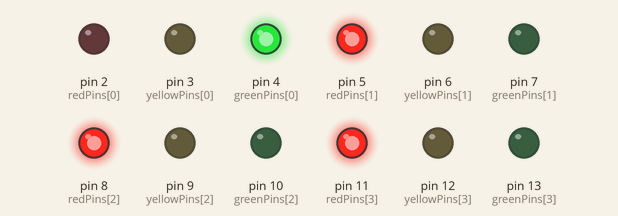
This sketch was run on a simulated Arduino Nano, built with avr-gcc and run on an emulated ATmega328P. On the bench: output pins drawn as LEDs (lit = HIGH).

Above: at 3.3 s.
At 10.8 s:
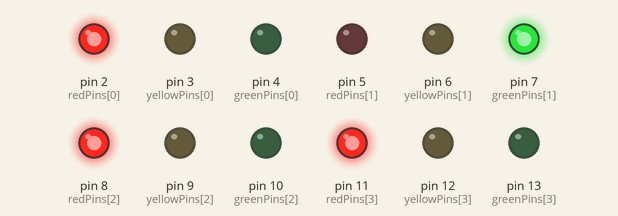
At 15.8 s:
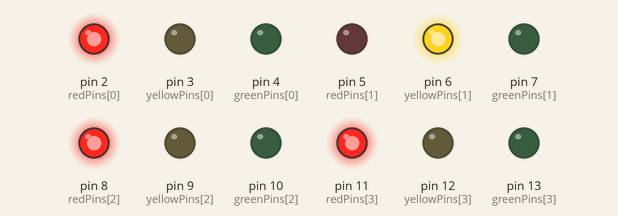
At 18.3 s:
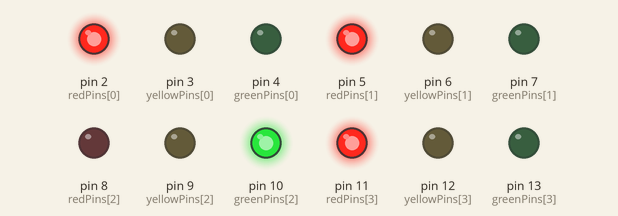
At 25.8 s:
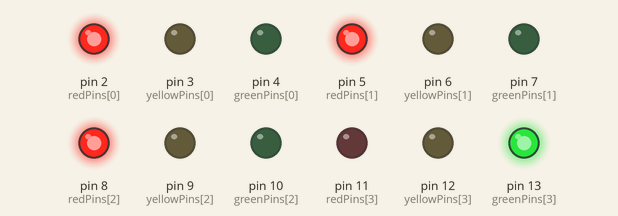
At 38.3 s:
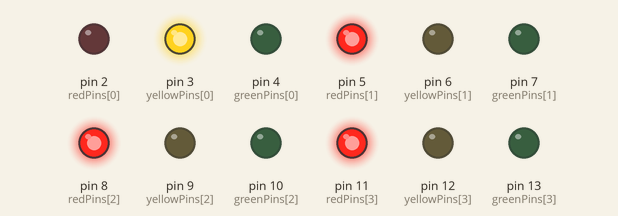
Timing chart, 0 to 39.8 s (numbered marks = the images above):
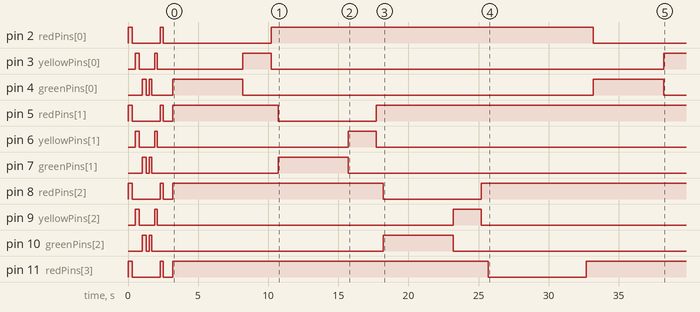

Measured:
- by itself, pin 2 (redPins[0]): goes LOW 2.0 s, HIGH 0.20 s, LOW 7.7 s, HIGH 23.0 s, then LOW
- by itself, pin 3 (yellowPins[0]): goes LOW 1.1 s, HIGH 0.20 s, LOW 6.1 s, HIGH 2.0 s, LOW 28.0 s, then HIGH
- by itself, pin 4 (greenPins[0]): goes LOW 0.20 s, HIGH 0.20 s, LOW 1.5 s, HIGH 5.0 s, LOW 25.0 s, HIGH 5.0 s, then LOW
- by itself, pin 5 (redPins[1]): goes LOW 2.0 s, HIGH 0.20 s, LOW 0.70 s, HIGH 7.5 s, LOW 7.0 s, then HIGH
- by itself, pin 6 (yellowPins[1]): goes LOW 1.1 s, HIGH 0.20 s, LOW 13.6 s, HIGH 2.0 s, then LOW
- by itself, pin 7 (greenPins[1]): goes LOW 0.20 s, HIGH 0.20 s, LOW 9.0 s, HIGH 5.0 s, then LOW
- by itself, pin 8 (redPins[2]): goes LOW 2.0 s, HIGH 0.20 s, LOW 0.70 s, HIGH 15.0 s, LOW 7.0 s, then HIGH
- by itself, pin 9 (yellowPins[2]): goes LOW 1.1 s, HIGH 0.20 s, LOW 21.1 s, HIGH 2.0 s, then LOW

The sketch:

four-way-traffic-light.ino
```cpp
// Traffic Light - 4 Way Intersection
// Arduino Nano, LEDs on pins 2-13
// 4 Red, 4 Yellow, 4 Green LEDs

// Assign pins
int redPins[4]    = {2, 5, 8, 11};   // Reds
int yellowPins[4] = {3, 6, 9, 12};   // Yellows
int greenPins[4]  = {4, 7, 10, 13};  // Greens

void setup() {
  // Set all pins as outputs
  for (int i = 0; i < 4; i++) {
    pinMode(redPins[i], OUTPUT);
    pinMode(yellowPins[i], OUTPUT);
    pinMode(greenPins[i], OUTPUT);
  }

  // Run startup light show
  initSequence();
}

void loop() {
  // Main 4-way traffic light sequence
  for (int i = 0; i < 4; i++) {
    trafficCycle(i);
  }
}

// ========== Functions ==========

// Startup flashing sequence
void initSequence() {
  // Forward (Red → Yellow → Green)
  flashGroup(redPins, 4, 300);
  flashGroup(yellowPins, 4, 300);
  flashGroup(greenPins, 4, 300);

  // Backward (Green → Yellow → Red, faster)
  flashGroup(greenPins, 4, 200);
  flashGroup(yellowPins, 4, 200);
  flashGroup(redPins, 4, 200);

  delay(500); // short pause before starting
}

// Flash group of LEDs
void flashGroup(int pins[], int size, int duration) {
  for (int i = 0; i < size; i++) digitalWrite(pins[i], HIGH);
  delay(duration);
  for (int i = 0; i < size; i++) digitalWrite(pins[i], LOW);
  delay(200);
}

// Run a traffic cycle for one direction
void trafficCycle(int side) {
  // Step 1: Red ON for all
  setAll(redPins, 4, HIGH);
  setAll(yellowPins, 4, LOW);
  setAll(greenPins, 4, LOW);

  // Step 2: Green ON for current side, others stay red
  digitalWrite(redPins[side], LOW);
  digitalWrite(greenPins[side], HIGH);
  delay(5000); // green time (5s)

  // Step 3: Yellow ON for current side
  digitalWrite(greenPins[side], LOW);
  digitalWrite(yellowPins[side], HIGH);
  delay(2000); // yellow time (2s)

  // Step 4: Back to red
  digitalWrite(yellowPins[side], LOW);
  digitalWrite(redPins[side], HIGH);
  delay(500); // small buffer before next side
}

// Helper: set all pins in a group
void setAll(int pins[], int size, int state) {
  for (int i = 0; i < size; i++) {
    digitalWrite(pins[i], state);
  }
}
```
